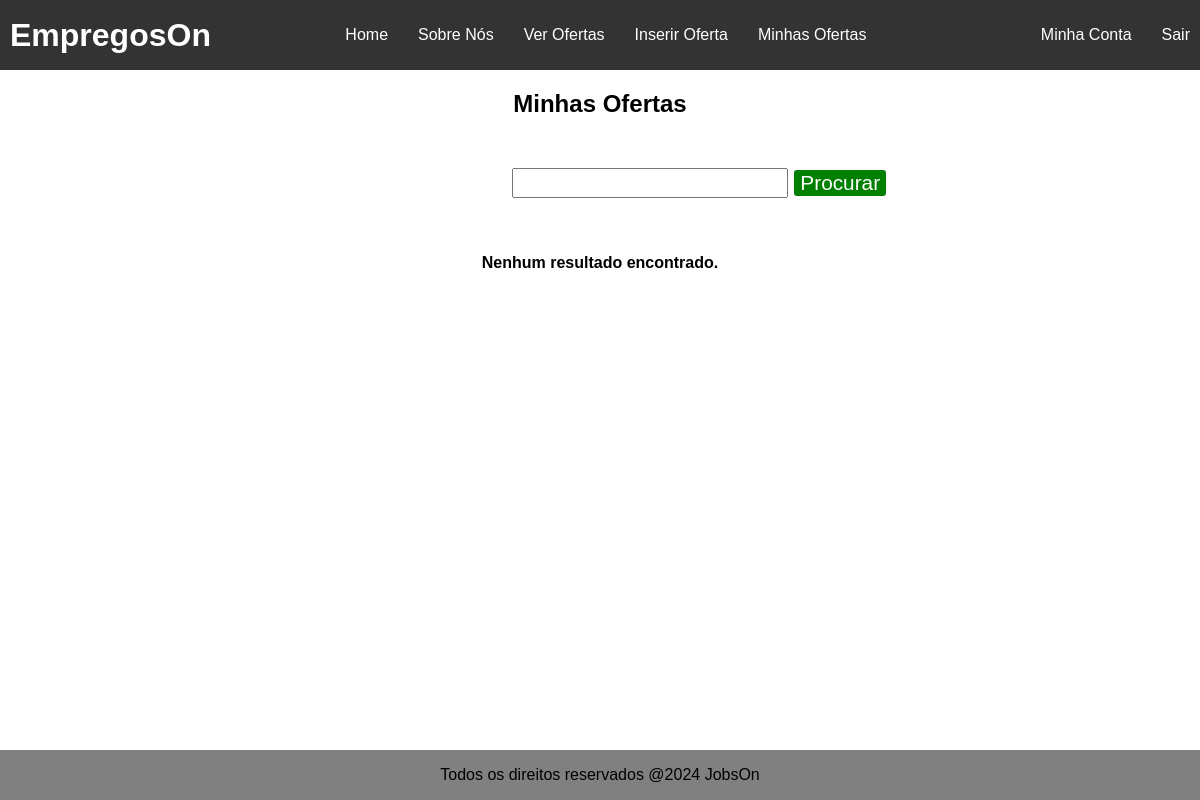
Before: /my_offers/ (signed in) with the older database file.
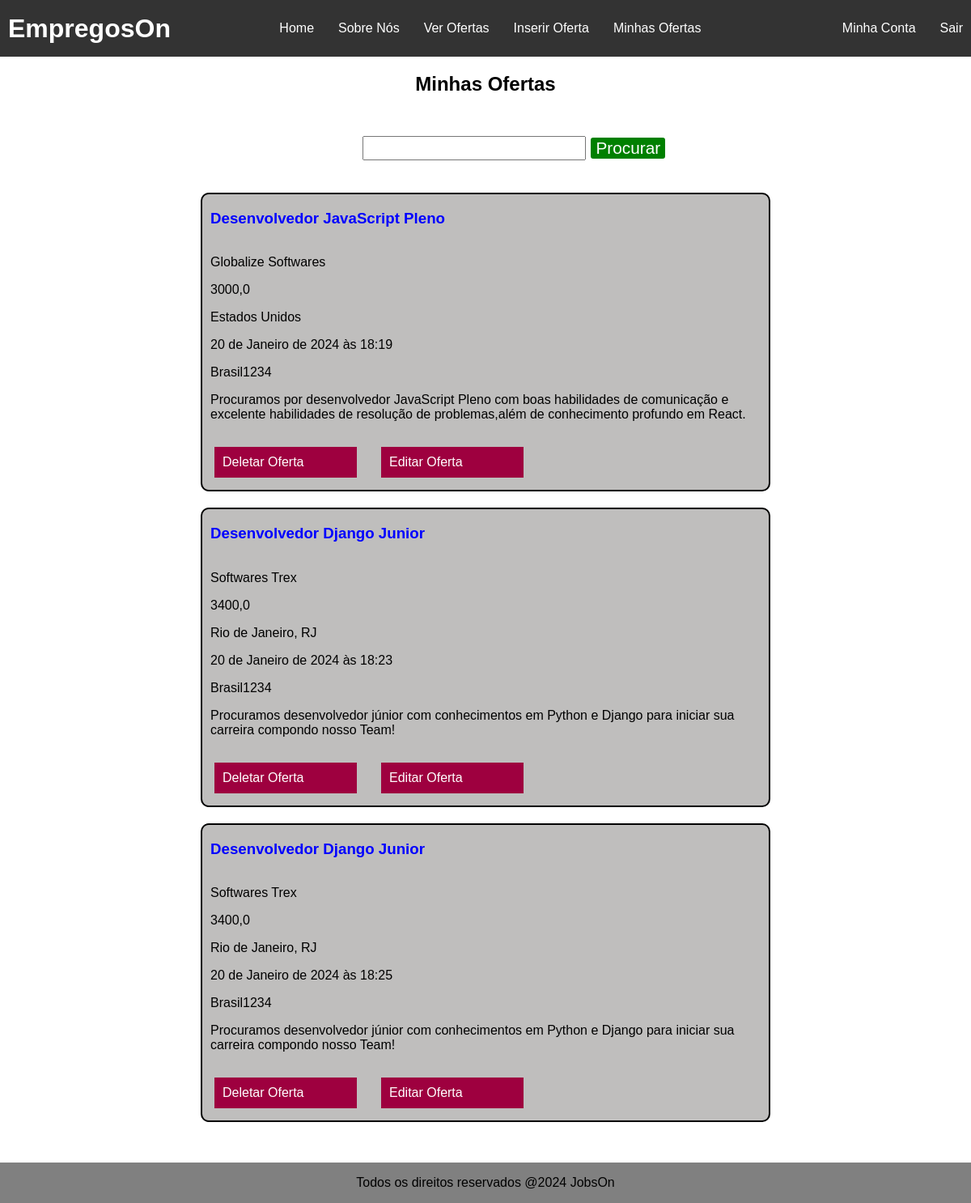
After: the same page with the newer database file.
### jobs/models.py (models this page shows, shortened)
class JobOffer(models.Model):
    title = models.CharField(max_length=100)
    description = models.TextField()
    organization_name = models.CharField(max_length=100)
    location = models.CharField(max_length=100)
    publication_date = models.DateTimeField(auto_now_add=True)  # Adicionará automaticamente a data e hora ao campo
    offer_requirements = models.CharField(max_length=300)
    employment_type = models.CharField(max_length=100)
    salary = models.FloatField(default="Não informado")  # define que por padrão o campo é não informado
    organization_description = models.TextField()
    autor = models.ForeignKey(User, on_delete=models.PROTECT, related_name='car_user', editable=False, default=1)
    recruiter_email = models.EmailField(editable=False)

### jobs/views.py (the view)
# urls.py: path('my_offers/', MyOffers.as_view(), name='my_offers'),
@method_decorator(login_required(), name='dispatch')
class MyOffers(ListView):
    template_name = 'my_offers.html'
    model = JobOffer
    def get_queryset(self):
        queryset = super().get_queryset()
        user_id = self.request.user.id
        search = self.request.GET.get('search', '')
        if search:
            queryset = queryset.filter(autor_id=user_id, title__icontains=search)  # Filtra os anuncios do usuario E que o titulo contem search
            return queryset
        queryset = queryset.filter(autor_id=user_id)
        return queryset

### jobs/templates/my_offers.html
{% extends 'base.html' %}
{% block styles %}
    {{ block.super }}
    {% load static %}
    <link rel="stylesheet" type="text/css" href="{% static 'css/job_list.css' %}">
{% endblock %}
{% block content %}
    <main>
        <h2 class="title-offer-page">Minhas Ofertas</h2>
        <section class="section-content">
            <form class="offer-form-search" method="GET">
                <input id="query-offer" name="search">
                <button class="btn-search-job">Procurar</button>
            </form>
    {% if object_list %}
        {% for offer in object_list %}
            <div class="offer-grid">
                <h3 class="offer-title">{{ offer.title }}</h3>
                <p class="p-offer">{{ offer.organization_name }}</p>
                <p class="p-offer">{{ offer.salary }}</p>
                <p class="p-offer"> {{ offer.location }}</p>
                <p class="p-offer"> {{ offer.publication_date }}</p>
                <p class="p-offer"> {{ offer.autor|capfirst }}</p>
                <p class="p-description"> {{ offer.description }}</p>
                <div class="btn-joblist-container">
                    <a class="btn-apply" href="{% url 'delete_offer' offer.id %}">Deletar Oferta</a>
                    <a class="btn-edit" href="{% url 'update_offer' offer.id %}">Editar Oferta</a>
                </div>
            </div>
        {% endfor %}
    {% else %}
            <p class="job-list-advice-null">Nenhum resultado encontrado.</p>
    {% endif %}
        </section>
    </main>
{% endblock %}

### app/templates/base.html (shortened to what this page needs)
<!DOCTYPE html>
{% load static %}
<html lang="pt-br">
<head>
    {% block styles %}
        <link rel="stylesheet" type="text/css" href="{% static '/css/index.css' %}">
    {% endblock %}
</head>
<body>
    <header>
        <h1 class="title">EmpregosOn</h1>
        <nav class="nav-container">
            <a class="nav-link" href="/">Home</a>
            <a class="nav-link" href="/">Sobre Nós</a>
            <a class="nav-link" href="/job_list">Ver Ofertas</a>
            {% if user.is_authenticated %}
                <a class="nav-link" href="/create_offer">Inserir Oferta</a>
                <a class="nav-link" href="/my_offers">Minhas Ofertas</a>
            {% endif %}
        </nav>
        <ul class="list-header">
            {% if user.is_authenticated %}
                <li><a class="list-header-link" href="/login">Minha Conta</a></li>
                <li><a class="list-header-link" href="/logout">Sair</a></li>
            {% else %}
                <li><a class="list-header-link" href="/login">Entrar</a></li>
                <li><a class="list-header-link" href="/register">Cadastrar</a></li>
            {% endif %}
        </ul>
    </header>
    <main>
        {% block content %}
        {% endblock %}
    </main>
    <footer class="footer">
        <p>Todos os direitos reservados @{% now 'Y' %} JobsOn</p>
    </footer>
</body>
</html>

### static/css/index.css (style rules this page uses)
body { margin: 0; font-family: Arial, sans-serif; display: flex; flex-direction: column; min-height: 100vh; }
header { background-color: #333; padding: 10px; display: flex; justify-content: space-between; align-items: center; height: 50px; gap: 30px; }
.nav-container { display: flex; justify-content: start; gap: 30px; }
.title { color: white; }
.nav-link, .list-header-link { text-decoration: none; color: white; }
.list-header { list-style: none; display: flex; gap: 30px; }
.footer { background-color: grey; margin-top: auto; text-align: center; }

### static/css/job_list.css (style rules this page uses)
body { background-color: white; }
.offer-grid { display: grid; grid-template-columns: 1fr; border: 2px solid black; border-radius: 10px; background-color: rgb(191, 190, 189); width: 700px; }
.offer-title { color: blue; margin-left: 10px; }
.title-offer-page { text-align: center; }
.p-offer { margin-left: 10px; margin-bottom: 0px; }
.p-description { margin-left: 10px; }
.section-content { display: grid; margin: 50px; gap: 20px; background-color: white; justify-content: center; }
.btn-apply { display: inline-block; color: white; text-decoration: none; background-color: rgb(158, 0, 63); width: 156px; padding: 10px; margin: 15px; }
.offer-form-search { margin-left: 200px; margin-bottom: 20px; }
#query-offer { font-size: 1.3rem; }
.btn-search-job { font-size: 1.3rem; color: white; background-color: green; border: 2px solid white; border-radius: 5px; }
.btn-edit { display: inline-block; color: white; text-decoration: none; background-color: rgb(158, 0, 63); width: 156px; padding: 10px; margin: 15px; }
.btn-joblist-container { display: flex; flex-direction: row; }

Changed rows visible on the page:
added JobOffer: title "Desenvolvedor JavaScript Pleno", organization_name "Globalize Softwares", salary "3000,0", location "Estados Unidos", publication_date "20 de Janeiro de 2024 às 18:19", autor "Brasil1234", description "Procuramos por desenvolvedor JavaScript Pleno com boas habilidades de comunicação e excelente habilidades de resolução de problemas,além de conhecimento profundo em React."
added JobOffer: title "Desenvolvedor Django Junior", organization_name "Softwares Trex", salary "3400,0", location "Rio de Janeiro, RJ", publication_date "20 de Janeiro de 2024 às 18:23", autor "Brasil1234", description "Procuramos desenvolvedor júnior com conhecimentos em Python e Django para iniciar sua carreira compondo nosso Team!"
added JobOffer: title "Desenvolvedor Django Junior", organization_name "Softwares Trex", salary "3400,0", location "Rio de Janeiro, RJ", publication_date "20 de Janeiro de 2024 às 18:25", autor "Brasil1234", description "Procuramos desenvolvedor júnior com conhecimentos em Python e Django para iniciar sua carreira compondo nosso Team!"
Other visible differences:
text no longer shown: "Nenhum resultado encontrado."
